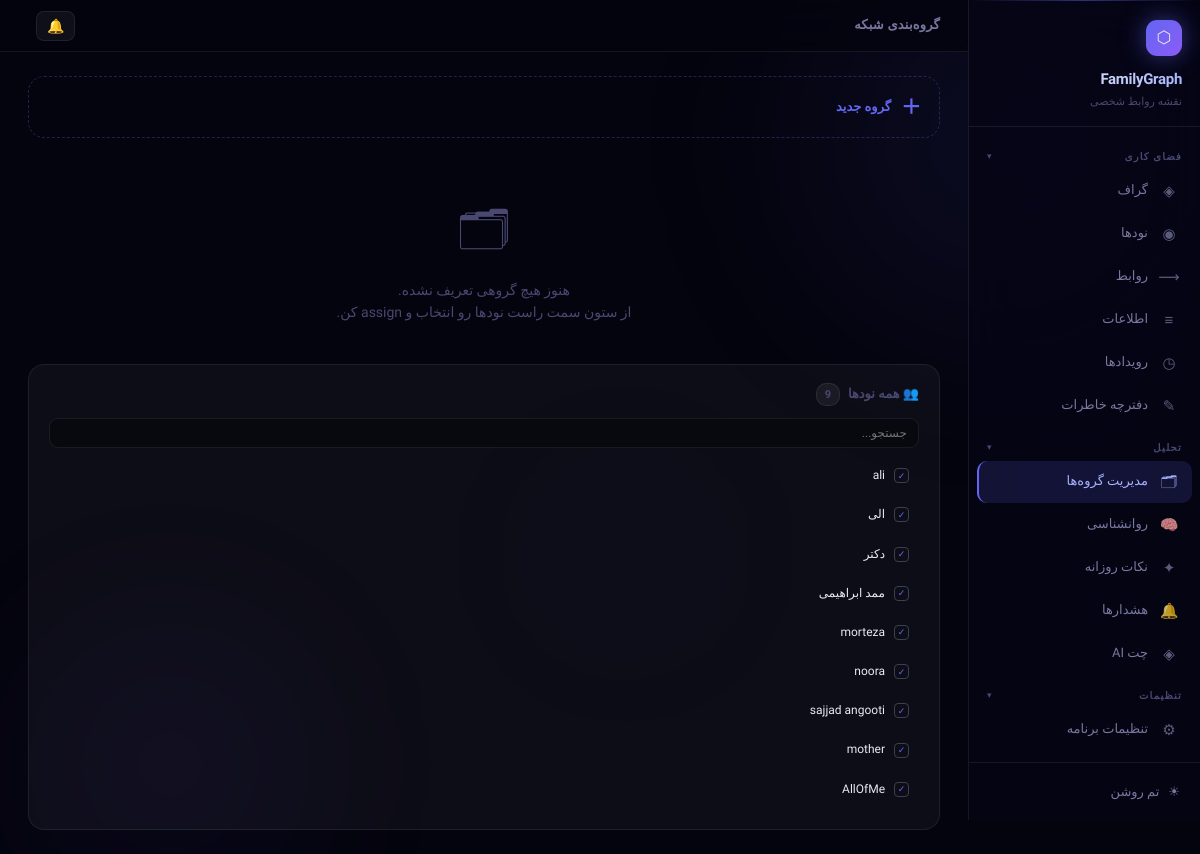
The page /groups/ on the database as committed earlier.
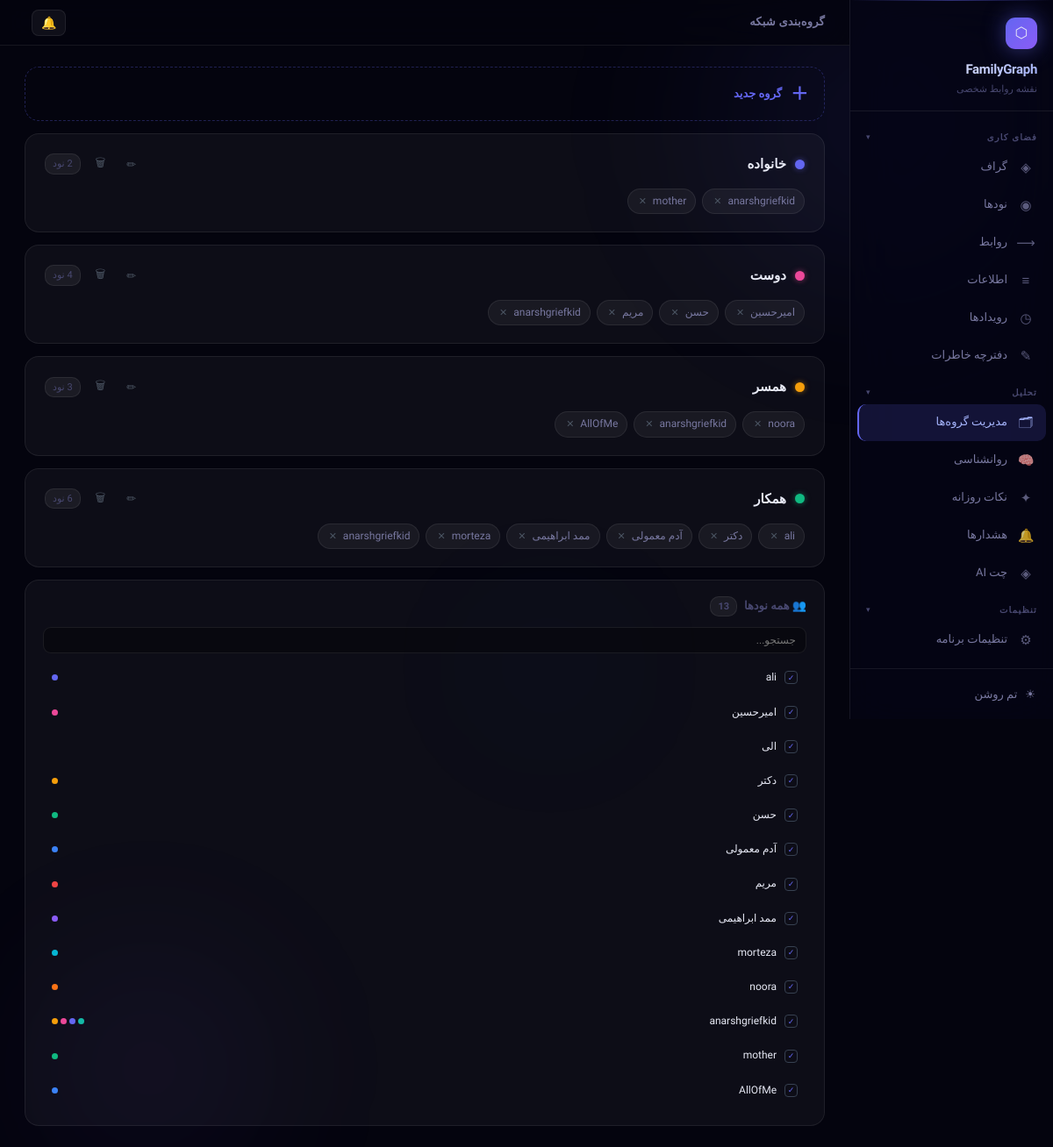
The same page on the database as committed later.
### main/models.py (models this page shows, shortened)
class Node(models.Model):
    username   = models.CharField(max_length=100, unique=True)
    first_name = models.CharField(max_length=100, blank=True, verbose_name='نام')
    last_name  = models.CharField(max_length=100, blank=True, verbose_name='نام خانوادگی')
    nickname   = models.CharField(max_length=100, blank=True, verbose_name='لقب / اسم مستعار')
    picture    = models.ImageField(upload_to="media/", blank=True, null=True)
    name       = models.CharField(max_length=200, blank=True)   # legacy — kept for compat
    birth_day  = models.DateField(blank=True, null=True)
    career     = models.CharField(max_length=200, blank=True)
    phone_number = models.CharField(max_length=20, blank=True)
    group      = models.CharField(max_length=100, blank=True, verbose_name='گروه (قدیمی)',
                                  help_text='legacy — از groups استفاده کن')
    groups     = models.ManyToManyField(Group, blank=True, related_name='nodes',
                                        verbose_name='گروه‌ها')
    def display_name(self):
        if self.nickname:
            return self.nickname
        full = f"{self.first_name} {self.last_name}".strip()
        if full:
            return full
        return self.name or self.username
    class Meta:
        ordering = ['username']

class Group(models.Model):
    name  = models.CharField(max_length=100, unique=True, verbose_name='نام گروه')
    color = models.CharField(max_length=20, blank=True, verbose_name='رنگ',
                             help_text='کد رنگ hex مثل #6366f1 (اختیاری)')
    class Meta:
        ordering = ['name']
        verbose_name = 'گروه'
        verbose_name_plural = 'گروه‌ها'

### main/views.py (the view)
# urls.py: path('groups/',                      groups_view,                name='groups'),
def groups_view(request):
    from .models import Group as GroupModel
    all_groups = list(GroupModel.objects.prefetch_related('nodes').order_by('name'))
    all_nodes  = list(Node.objects.prefetch_related('groups').order_by('username'))
    ungrouped = [n for n in all_nodes if not n.groups.exists()]
    return render(request, 'groups/groups.html', {
        'groups':    all_groups,   # Group objects (هر کدوم .nodes.all() داره)
        'ungrouped': ungrouped,
        'all_nodes': all_nodes,
    })

### templates/groups/groups.html (shortened to what this page needs)
{% extends "base.html" %}
{% block page_title %}گروه‌بندی شبکه{% endblock %}
{% block nav_groups %}active{% endblock %}
{% block content %}
<div class="page-layout">
  <div>
    <div class="new-group-card" onclick="promptNewGroup()">
      <span style="font-size:20px;">＋</span> گروه جدید
    </div>
    {% if not groups %}
    <div class="empty-state-groups">
      <div style="font-size:48px;margin-bottom:10px">🗂</div>
      <p>هنوز هیچ گروهی تعریف نشده.<br>
         از ستون سمت راست نودها رو انتخاب و assign کن.</p>
    </div>
    {% endif %}
    {% for grp in groups %}
    <div class="group-card" data-gname="{{ grp.name }}">
      <div class="group-header">
        <div class="group-dot gd" style="background:#6366f1;box-shadow:0 0 6px #6366f188;"></div>
        <span class="group-name">{{ grp.name }}</span>
        <button class="icon-btn" onclick="startRename(this)" title="تغییر نام">✏</button>
        <button class="icon-btn danger" onclick="deleteGroup('{{ grp.name|escapejs }}', this)" title="حذف گروه">🗑</button>
        <span class="group-count">{{ grp.nodes.count }} نود</span>
      </div>
      <div class="chips-wrap">
        {% for node in grp.nodes.all %}
        <div class="chip" id="chip-{{ grp.pk }}-{{ node.pk }}">
          {{ node.display_name }}
          <button class="chip-remove"
                  onclick="removeNodeFromGroup({{ node.pk }}, '{{ grp.name|escapejs }}', this)"
                  title="حذف از این گروه">✕</button>
        </div>
        {% empty %}
        <span class="empty-chips">هنوز نودی اضافه نشده</span>
        {% endfor %}
      </div>
    </div>
    {% endfor %}
  </div>
  <div>
    <div class="sidebar-card">
      <div class="sidebar-title">
        👥 همه نودها
        <span class="group-count">{{ all_nodes|length }}</span>
      </div>
      <input class="node-search" type="text" placeholder="جستجو..."
             oninput="filterNodes(this.value)">
      <div id="node-list">
        {% for node in all_nodes %}
        <div class="node-row" data-nid="{{ node.pk }}" data-name="{{ node.display_name|lower }}"
             onclick="toggleNodeSelect(this)">
          <div class="node-check">✓</div>
          <div class="node-label">{{ node.display_name }}</div>
          <div class="node-groups-mini">
            {% for g in node.groups.all %}
            <span class="node-group-dot gg-dot" title="{{ g.name }}" style="background:#6366f1;"></span>
            {% endfor %}
          </div>
        </div>
        {% endfor %}
      </div>
    </div>
  </div>
</div>
{% endblock %}

Rows that differ between the two databases and show on the page:
added Group: name "خانواده", Node (display_name "anarshgriefkid"), Node (display_name "mother")
changed Node: display_name "sajjad angooti" → "anarshgriefkid"
added Group: name "دوست", Node (display_name "anarshgriefkid")
added Node: display_name "امیرحسین"
added Node: display_name "حسن"
added Node: display_name "مریم"
added Group: name "همسر", Node (display_name "noora"), Node (display_name "anarshgriefkid"), Node (display_name "AllOfMe")
added Group: name "همکار", Node (display_name "ali"), Node (display_name "دکتر"), Node (display_name "ممد ابراهیمی"), Node (display_name "morteza"), Node (display_name "anarshgriefkid")
added Node: display_name "آدم معمولی"
Other text that changed with them:
{{ all_nodes|length }}: "9" → "13"
text no longer shown: "🗂 هنوز هیچ گروهی تعریف نشده. از ستون سمت راست نودها رو انتخاب و assign کن."
